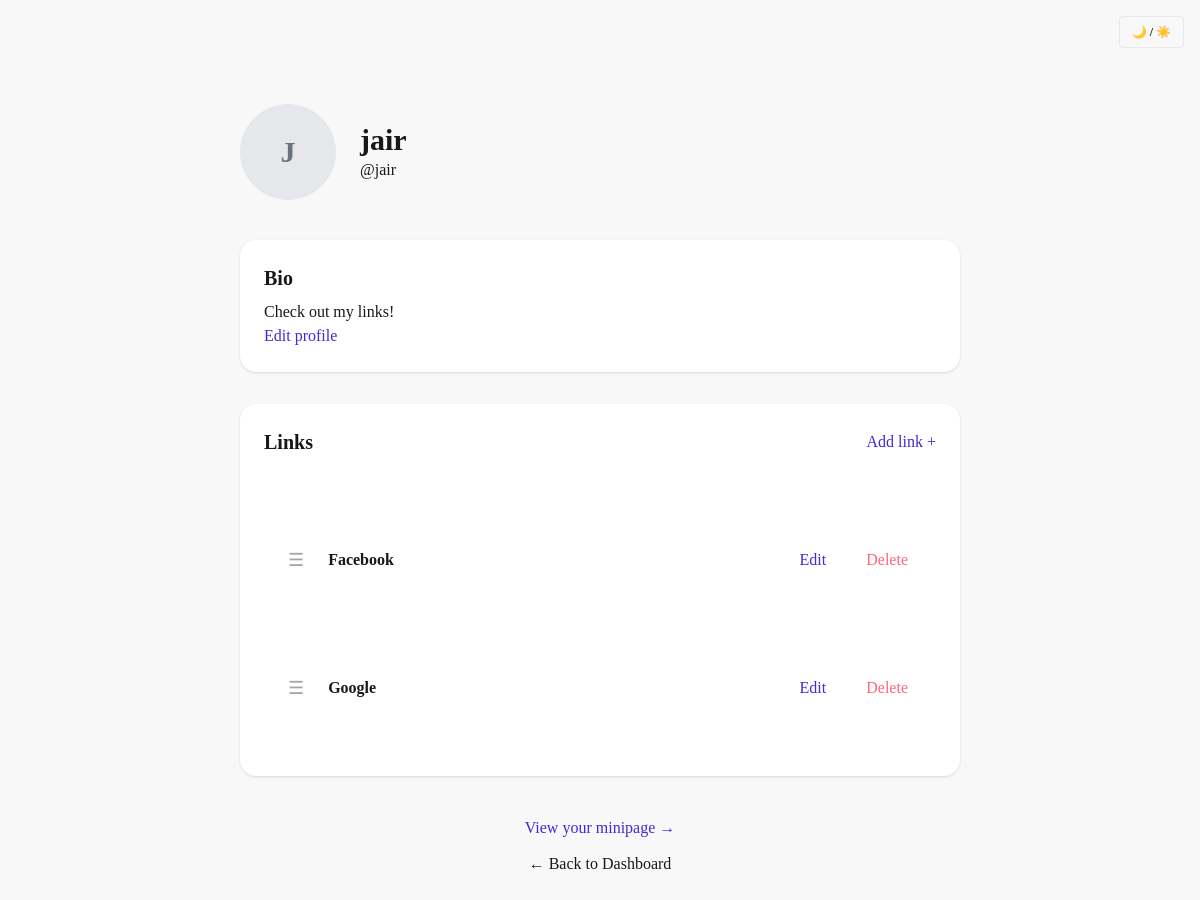
/profile/3 (signed in), run on an earlier commit of the app's database.
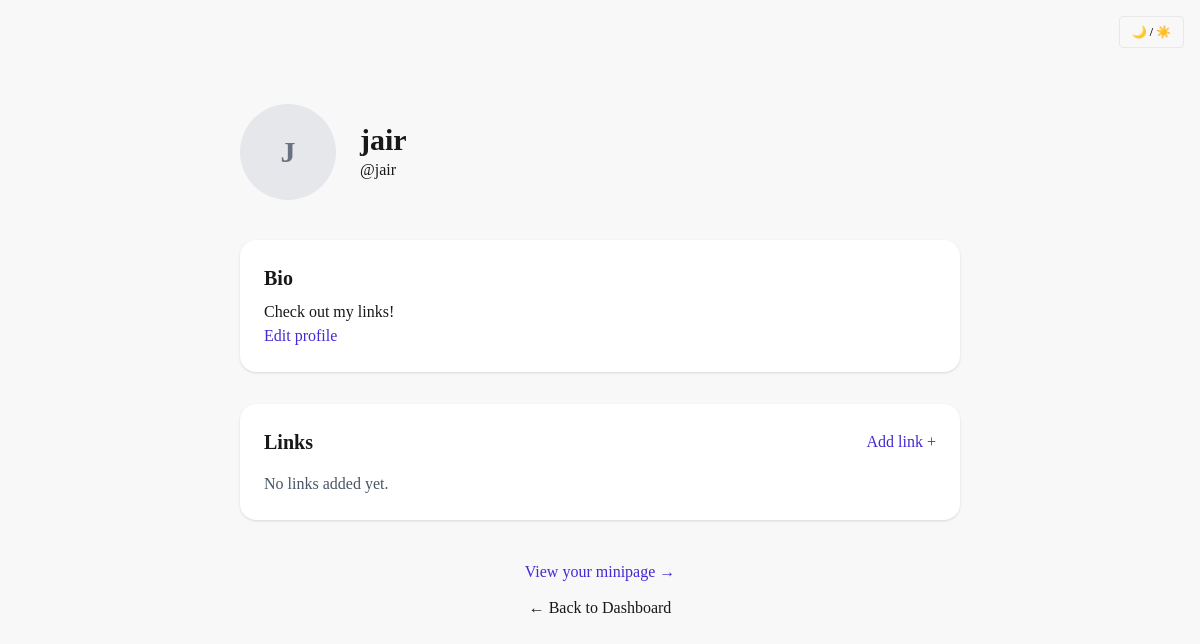
And on a later commit of the database.
### profiles/models.py (models this page shows)
class Profile(models.Model):
    user = models.OneToOneField(User, on_delete=models.CASCADE, related_name='profile')
    profile_name = models.CharField(max_length=100)
    bio = models.TextField()
    avatar = models.ForeignKey(
        "Avatar",
        on_delete=models.SET_NULL,
        null=True,
        blank=True,
        related_name='selected_avatar',
    )
    theme = models.CharField(
    max_length=50,
    default="light",
    choices=[
        ("light", "Bright"),
        ("dark", "Night"),
        ("cupcake", "Cupcake"),
        ("forest", "Nature"),
        ("dracula", "Dracula"),
        ("cyberpunk", "Retro Wave"),
        ("synthwave", "Neon"),
        ("retro", "Vintage"),
    ],
    )

class Link(models.Model):
    profile = models.ForeignKey(Profile, on_delete=models.CASCADE, related_name='links')
    title = models.CharField(max_length=100)
    url = models.URLField()
    position = models.PositiveIntegerField()
    class Meta:
        ordering = ['position']

### profiles/views.py (the view)
# urls.py: path('<int:profile_id>', views.profile_detail, name='profile_detail'),
@login_required
def profile_detail(request, profile_id):
    profile = get_object_or_404(Profile, pk=profile_id)
    links = profile.links.all()
    if profile.user == request.user:
        return render(request, 'profiles/profile_detail.html',
                      {'profile': profile, 'links': links})
    else:
        messages.warning(request, "You are not allowed to see this page.")
        return redirect('core:home')

### profiles/templates/profiles/profile_detail.html
{% extends 'core/base.html' %}
{% block content %}
<div class="max-w-3xl mx-auto px-6">
    <div class="flex items-center gap-6 mb-10">
        {% if profile.avatar %}
        <div class="">
        <img src="{{ profile.avatar.image.url }}" alt="Current avatar" class="w-24 h-24 rounded-full object-cover border" />
        </div>
        {% else %}
        <div class="w-24 h-24 bg-gray-200 rounded-full flex items-center justify-center text-3xl font-semibold text-gray-500">
            {{ profile.profile_name|first|upper }}
        </div>
        {% endif %}
        <div>
            <h1 class="text-3xl font-bold">{{ profile.profile_name }}</h1>
            <p class="text-base-content">@{{ profile.user.username }}</p>
        </div>
    </div>
    <div class="bg-base-100 p-6 rounded-2xl shadow mb-8">
        <h2 class="text-xl font-semibold mb-2">Bio</h2>
        <p class="text-base-content">{{ profile.bio|default:"No bio added yet." }}</p>
        <a href="{% url 'profiles:edit_profile' profile.id %}"
           class="link link-primary link-hover">
            Edit profile
        </a>
    </div>
    <div class="bg-base-100 p-6 rounded-2xl shadow mb-8">
        <div class="flex items-center justify-between mb-4">
            <h2 class="text-xl font-semibold">Links</h2>
            <a href="{% url 'profiles:add_link' profile.id %}"
               class="link link-primary link-hover">
                Add link +
            </a>
        </div>
        {% include 'profiles/partials/link_list.html' %}
    </div>
<div class="flex flex-col items-center gap-3 mt-10">
    <a href="{% url 'core:minipage' profile.user.username %}"
       class="link link-primary link-hover">
        View your minipage →
    </a>
    <a href="{% url 'core:home' %}"
       class="link text-base-content hover:text-base-content/70 link-hover">
        ← Back to Dashboard
    </a>
</div>
</div>
{% endblock %}

### core/templates/core/base.html (shortened to what this page needs)
{% load static tailwind_tags %}
<!DOCTYPE html>
<html lang="en" {% block html_theme %}data-theme="light"{% endblock %}>
<head>
    {% tailwind_css %}
</head>
<body class="bg-base-200 text-base-content font-serif leading-normal tracking-normal min-h-screen" hx-headers='{"X-CSRFToken": "{{ csrf_token }}"}'>
{% block theme_toggle %}
<header class="flex justify-end p-4">
<button data-toggle-theme="light,dark" data-act-class="ACTIVECLASS" class="btn btn-sm">
    🌙 / ☀️
</button>
</header>
{% endblock %}
    <div class="container mx-auto px-6 py-10">
        {% block content %}
        {% endblock %}
    </div>
</body>
</html>

### profiles/templates/profiles/partials/link_list.html (shortened to what this page needs)
{% if links %}
        <form
            class = "sortable"
            hx-post="{% url 'profiles:reorder_links' profile.id %}"
            hx-trigger="end"
            hx-swap="none"
        >
            {% for link in links %}
                <div class="hover:bg-base-300 bg-base-100 p-4 flex items-center gap-4 rounded-2xl transition min-h-32">
                    <span class="cursor-pointer text-base-content/40 text-lg px-2" title="Drag to reorder">☰</span>
                    <span class="flex-1 min-w-0">
                        <p class="font-semibold truncate">
                            {{ link.title }}
                        </p>
                    </span>
                    <span hx-get="{% url 'profiles:edit_link' profile.id link.id %}"
                                hx-target="closest div"
                                hx-swap="outerHTML"
                                class="px-3 py-1 link link-primary link-hover">Edit</span>
                    <span class="px-3 py-1 text-error hover:text-error/60 hover:underline"
                            style="cursor: pointer;"
                            hx-delete="{% url 'profiles:delete_link' profile.id link.id %}"
                            hx-target="closest div"
                            hx-confirm="Are you sure you wish to delete?"
                            hx-swap="outerHTML swap:.5s">
                            Delete
                    </span>
                </div>
        {% endfor %}
    </form>
        {% else %}
            <p class="text-gray-600">No links added yet.</p>
    {% endif %}

What changed in the data, as far as the page shows it:
removed Link: title "Facebook"
removed Link: title "Google"
Also different on the page:
text now shown: "No links added yet."
